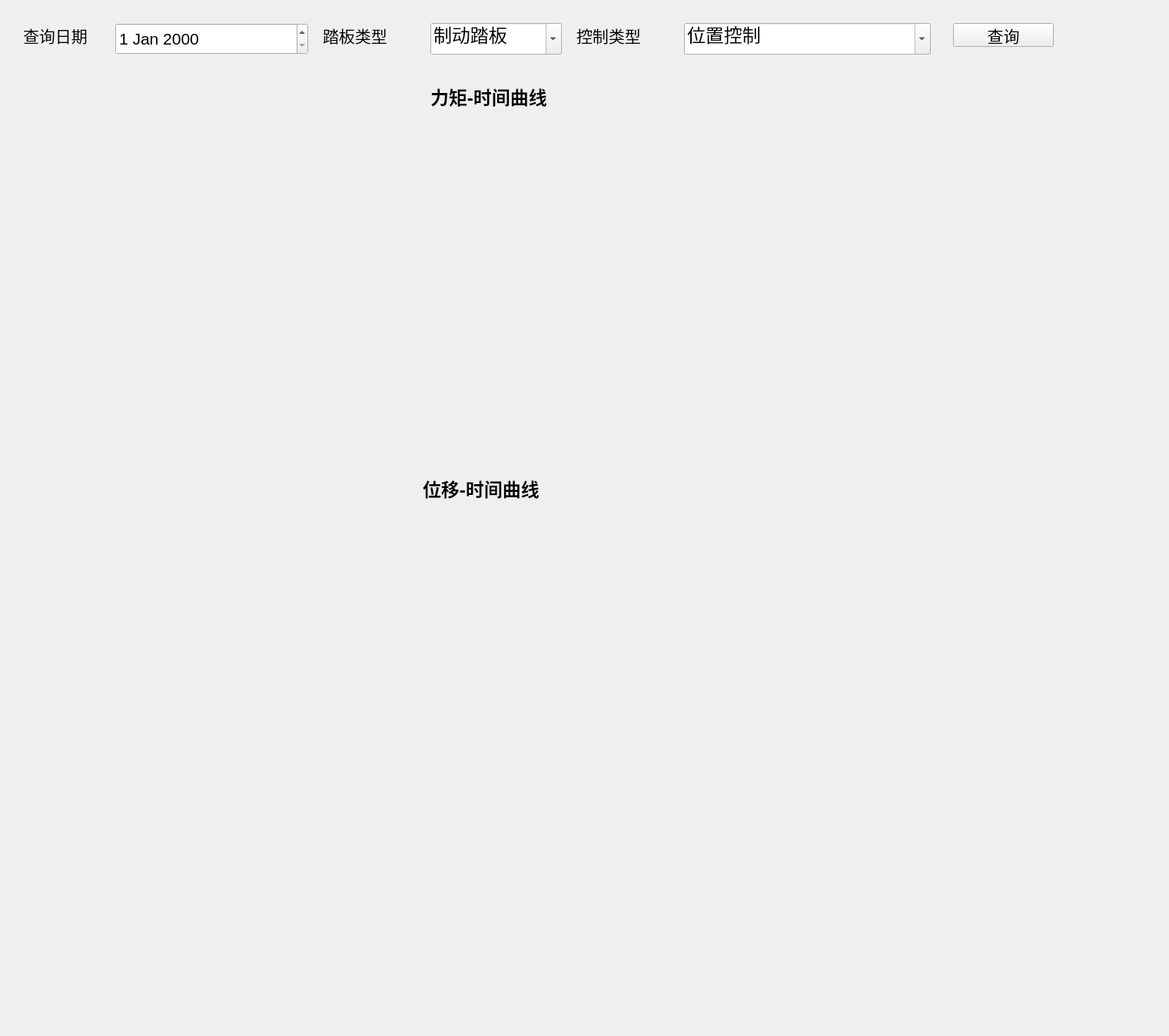
<?xml version="1.0" encoding="UTF-8"?>
<ui version="4.0">
 <class>HistoryDataClass</class>
 <widget class="QWidget" name="HistoryDataClass">
  <property name="geometry">
   <rect>
    <x>0</x>
    <y>0</y>
    <width>1521</width>
    <height>1348</height>
   </rect>
  </property>
  <property name="windowTitle">
   <string>历史数据</string>
  </property>
  <widget class="QComboBox" name="comboBox">
   <property name="geometry">
    <rect>
     <x>890</x>
     <y>30</y>
     <width>321</width>
     <height>41</height>
    </rect>
   </property>
   <property name="font">
    <font>
     <family>Arial</family>
     <pointsize>18</pointsize>
    </font>
   </property>
   <property name="editable">
    <bool>true</bool>
   </property>
   <item>
    <property name="text">
     <string>位置控制</string>
    </property>
   </item>
   <item>
    <property name="text">
     <string>力控制</string>
    </property>
   </item>
   <item>
    <property name="text">
     <string>减速控制</string>
    </property>
   </item>
   <item>
    <property name="text">
     <string>反馈控制</string>
    </property>
   </item>
   <item>
    <property name="text">
     <string>车速控制</string>
    </property>
   </item>
  </widget>
  <widget class="QPushButton" name="pushButton">
   <property name="geometry">
    <rect>
     <x>1240</x>
     <y>30</y>
     <width>131</width>
     <height>31</height>
    </rect>
   </property>
   <property name="font">
    <font>
     <family>Arial</family>
     <pointsize>16</pointsize>
    </font>
   </property>
   <property name="text">
    <string>查询</string>
   </property>
  </widget>
  <widget class="QDateEdit" name="dateEdit_2">
   <property name="geometry">
    <rect>
     <x>150</x>
     <y>30</y>
     <width>251</width>
     <height>41</height>
    </rect>
   </property>
   <property name="font">
    <font>
     <family>Arial</family>
     <pointsize>16</pointsize>
    </font>
   </property>
  </widget>
  <widget class="QLabel" name="label_2">
   <property name="geometry">
    <rect>
     <x>30</x>
     <y>30</y>
     <width>121</width>
     <height>31</height>
    </rect>
   </property>
   <property name="font">
    <font>
     <family>Arial</family>
     <pointsize>16</pointsize>
    </font>
   </property>
   <property name="text">
    <string>查询日期</string>
   </property>
  </widget>
  <widget class="QComboBox" name="comboBox_2">
   <property name="geometry">
    <rect>
     <x>560</x>
     <y>30</y>
     <width>171</width>
     <height>41</height>
    </rect>
   </property>
   <property name="font">
    <font>
     <family>Arial</family>
     <pointsize>18</pointsize>
    </font>
   </property>
   <property name="editable">
    <bool>true</bool>
   </property>
   <item>
    <property name="text">
     <string>制动踏板</string>
    </property>
   </item>
   <item>
    <property name="text">
     <string>油门踏板</string>
    </property>
   </item>
  </widget>
  <widget class="QLabel" name="label_3">
   <property name="geometry">
    <rect>
     <x>420</x>
     <y>30</y>
     <width>121</width>
     <height>31</height>
    </rect>
   </property>
   <property name="font">
    <font>
     <family>Arial</family>
     <pointsize>16</pointsize>
    </font>
   </property>
   <property name="text">
    <string>踏板类型</string>
   </property>
  </widget>
  <widget class="QLabel" name="label_4">
   <property name="geometry">
    <rect>
     <x>750</x>
     <y>30</y>
     <width>121</width>
     <height>31</height>
    </rect>
   </property>
   <property name="font">
    <font>
     <family>Arial</family>
     <pointsize>16</pointsize>
    </font>
   </property>
   <property name="text">
    <string>控制类型</string>
   </property>
  </widget>
  <widget class="QLabel" name="label_5">
   <property name="geometry">
    <rect>
     <x>550</x>
     <y>620</y>
     <width>251</width>
     <height>31</height>
    </rect>
   </property>
   <property name="font">
    <font>
     <family>Arial</family>
     <pointsize>18</pointsize>
     <weight>75</weight>
     <bold>true</bold>
    </font>
   </property>
   <property name="text">
    <string>位移-时间曲线</string>
   </property>
  </widget>
  <widget class="QChartView" name="widget_2" native="true">
   <property name="geometry">
    <rect>
     <x>60</x>
     <y>690</y>
     <width>1401</width>
     <height>571</height>
    </rect>
   </property>
  </widget>
  <widget class="QChartView" name="widget" native="true">
   <property name="geometry">
    <rect>
     <x>50</x>
     <y>160</y>
     <width>1411</width>
     <height>431</height>
    </rect>
   </property>
  </widget>
  <widget class="QLabel" name="label_6">
   <property name="geometry">
    <rect>
     <x>560</x>
     <y>110</y>
     <width>201</width>
     <height>31</height>
    </rect>
   </property>
   <property name="font">
    <font>
     <family>Arial</family>
     <pointsize>18</pointsize>
     <weight>75</weight>
     <bold>true</bold>
    </font>
   </property>
   <property name="text">
    <string>力矩-时间曲线</string>
   </property>
  </widget>
 </widget>
 <layoutdefault spacing="6" margin="11"/>
 <customwidgets>
  <customwidget>
   <class>QChartView</class>
   <extends>QWidget</extends>
   <header location="global">qchartview.h</header>
   <container>1</container>
  </customwidget>
 </customwidgets>
 <resources/>
 <connections/>
</ui>
